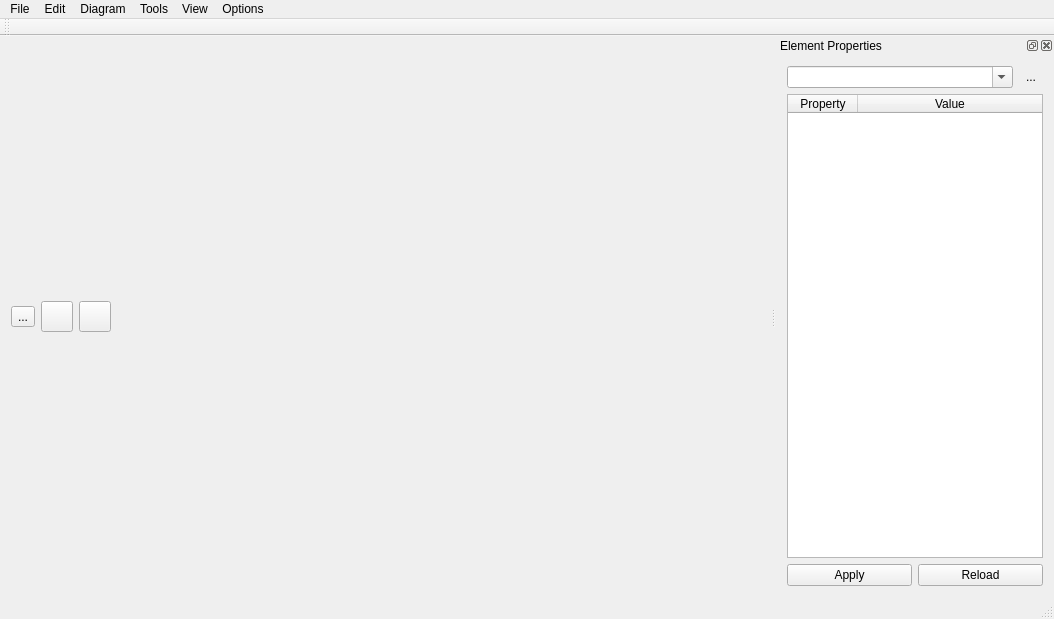
<?xml version="1.0" encoding="UTF-8"?>
<ui version="4.0">
 <class>MainWindow</class>
 <widget class="QMainWindow" name="MainWindow">
  <property name="geometry">
   <rect>
    <x>0</x>
    <y>0</y>
    <width>1054</width>
    <height>619</height>
   </rect>
  </property>
  <property name="windowTitle">
   <string>OptiPlanner</string>
  </property>
  <property name="documentMode">
   <bool>false</bool>
  </property>
  <widget class="QWidget" name="centralWidget">
   <layout class="QVBoxLayout" name="verticalLayout_2">
    <item>
     <layout class="QHBoxLayout" name="horizontalLayout_2">
      <item>
       <widget class="QToolButton" name="btnAdd">
        <property name="toolTip">
         <string>Add passive element 
 Shaft, Pipe, Cable ...</string>
        </property>
        <property name="text">
         <string>...</string>
        </property>
        <property name="icon">
         <iconset resource="resources.qrc">
          <normaloff>:/IMAGES/ADD_NEW_ELEMENT</normaloff>
          <normalon>:/IMAGES/ADD_NEW_ELEMENT</normalon>
          <disabledoff>:/IMAGES/ADD_NEW_ELEMENT</disabledoff>
          <disabledon>:/IMAGES/ADD_NEW_ELEMENT</disabledon>
          <activeoff>:/IMAGES/ADD_NEW_ELEMENT</activeoff>
          <activeon>:/IMAGES/ADD_NEW_ELEMENT</activeon>
          <selectedoff>:/IMAGES/ADD_NEW_ELEMENT</selectedoff>
          <selectedon>:/IMAGES/ADD_NEW_ELEMENT</selectedon>:/IMAGES/ADD_NEW_ELEMENT</iconset>
        </property>
        <property name="iconSize">
         <size>
          <width>24</width>
          <height>24</height>
         </size>
        </property>
       </widget>
      </item>
      <item>
       <widget class="QToolButton" name="btnWiring">
        <property name="toolTip">
         <string>Switch to wiring diagram</string>
        </property>
        <property name="text">
         <string/>
        </property>
        <property name="icon">
         <iconset>
          <normalon>:/IMAGES/WIRING_ICON</normalon>
         </iconset>
        </property>
        <property name="iconSize">
         <size>
          <width>24</width>
          <height>24</height>
         </size>
        </property>
        <property name="checkable">
         <bool>true</bool>
        </property>
       </widget>
      </item>
      <item>
       <widget class="QToolButton" name="btnInfra">
        <property name="toolTip">
         <string>Switch to Infrastructure diagram</string>
        </property>
        <property name="text">
         <string/>
        </property>
        <property name="icon">
         <iconset resource="resources.qrc">
          <normaloff>:/IMAGES/INFRA_DIAGRAM</normaloff>:/IMAGES/INFRA_DIAGRAM</iconset>
        </property>
        <property name="iconSize">
         <size>
          <width>24</width>
          <height>24</height>
         </size>
        </property>
        <property name="checkable">
         <bool>true</bool>
        </property>
       </widget>
      </item>
      <item>
       <spacer name="horizontalSpacer">
        <property name="orientation">
         <enum>Qt::Horizontal</enum>
        </property>
        <property name="sizeHint" stdset="0">
         <size>
          <width>40</width>
          <height>20</height>
         </size>
        </property>
       </spacer>
      </item>
     </layout>
    </item>
   </layout>
  </widget>
  <widget class="QMenuBar" name="menuBar">
   <property name="geometry">
    <rect>
     <x>0</x>
     <y>0</y>
     <width>1054</width>
     <height>21</height>
    </rect>
   </property>
   <widget class="QMenu" name="menuFile">
    <property name="title">
     <string>File</string>
    </property>
    <addaction name="actionNew"/>
    <addaction name="actionOpen"/>
    <addaction name="actionSave"/>
    <addaction name="actionSaveAs"/>
    <addaction name="actionRecent"/>
    <addaction name="separator"/>
    <addaction name="actionQuit"/>
   </widget>
   <widget class="QMenu" name="menuEdit">
    <property name="title">
     <string>Edit</string>
    </property>
   </widget>
   <widget class="QMenu" name="menuDiagram">
    <property name="title">
     <string>Diagram</string>
    </property>
   </widget>
   <widget class="QMenu" name="menuOptions">
    <property name="title">
     <string>Options</string>
    </property>
   </widget>
   <widget class="QMenu" name="menuTools">
    <property name="title">
     <string>Tools</string>
    </property>
    <addaction name="actionRoute_finder"/>
   </widget>
   <widget class="QMenu" name="menuView">
    <property name="title">
     <string>View</string>
    </property>
   </widget>
   <addaction name="menuFile"/>
   <addaction name="menuEdit"/>
   <addaction name="menuDiagram"/>
   <addaction name="menuTools"/>
   <addaction name="menuView"/>
   <addaction name="menuOptions"/>
  </widget>
  <widget class="QToolBar" name="mainToolBar">
   <attribute name="toolBarArea">
    <enum>TopToolBarArea</enum>
   </attribute>
   <attribute name="toolBarBreak">
    <bool>false</bool>
   </attribute>
  </widget>
  <widget class="QStatusBar" name="statusBar"/>
  <widget class="QDockWidget" name="dockWidget">
   <property name="floating">
    <bool>false</bool>
   </property>
   <property name="allowedAreas">
    <set>Qt::LeftDockWidgetArea|Qt::RightDockWidgetArea</set>
   </property>
   <property name="windowTitle">
    <string>Element Properties</string>
   </property>
   <attribute name="dockWidgetArea">
    <number>2</number>
   </attribute>
   <widget class="QWidget" name="dockWidgetContents">
    <layout class="QVBoxLayout" name="verticalLayout">
     <item>
      <layout class="QHBoxLayout" name="horizontalLayout_3">
       <item>
        <widget class="QComboBox" name="cmbEList">
         <property name="editable">
          <bool>true</bool>
         </property>
        </widget>
       </item>
       <item>
        <widget class="QToolButton" name="btnCenterOn">
         <property name="text">
          <string>...</string>
         </property>
         <property name="icon">
          <iconset resource="resources.qrc">
           <normaloff>:/IMAGES/TARGET_ITEM</normaloff>
           <normalon>:/IMAGES/TARGET_ITEM</normalon>:/IMAGES/TARGET_ITEM</iconset>
         </property>
         <property name="autoRaise">
          <bool>true</bool>
         </property>
        </widget>
       </item>
      </layout>
     </item>
     <item>
      <widget class="QTableWidget" name="tblProperty">
       <attribute name="horizontalHeaderDefaultSectionSize">
        <number>70</number>
       </attribute>
       <attribute name="horizontalHeaderStretchLastSection">
        <bool>true</bool>
       </attribute>
       <attribute name="verticalHeaderVisible">
        <bool>false</bool>
       </attribute>
       <column>
        <property name="text">
         <string>Property</string>
        </property>
       </column>
       <column>
        <property name="text">
         <string>Value</string>
        </property>
       </column>
      </widget>
     </item>
     <item>
      <layout class="QHBoxLayout" name="horizontalLayout">
       <item>
        <widget class="QPushButton" name="btnApply">
         <property name="text">
          <string>Apply</string>
         </property>
        </widget>
       </item>
       <item>
        <widget class="QPushButton" name="btnReload">
         <property name="text">
          <string>Reload</string>
         </property>
        </widget>
       </item>
      </layout>
     </item>
    </layout>
   </widget>
  </widget>
  <action name="actionNew">
   <property name="text">
    <string>New</string>
   </property>
  </action>
  <action name="actionOpen">
   <property name="text">
    <string>Open (CTRL+O)</string>
   </property>
   <property name="shortcut">
    <string>Ctrl+O</string>
   </property>
  </action>
  <action name="actionRecent">
   <property name="text">
    <string>Recent</string>
   </property>
  </action>
  <action name="actionQuit">
   <property name="text">
    <string>Quit</string>
   </property>
  </action>
  <action name="actionUndo">
   <property name="text">
    <string>Undo</string>
   </property>
  </action>
  <action name="actionRedo">
   <property name="text">
    <string>Redo</string>
   </property>
  </action>
  <action name="actionCopy">
   <property name="text">
    <string>Copy</string>
   </property>
  </action>
  <action name="actionCut">
   <property name="text">
    <string>Cut</string>
   </property>
  </action>
  <action name="actionPaste">
   <property name="text">
    <string>Paste</string>
   </property>
  </action>
  <action name="actionPassive_element">
   <property name="text">
    <string>Passive element</string>
   </property>
  </action>
  <action name="actionSaveAs">
   <property name="text">
    <string>Save As ...</string>
   </property>
  </action>
  <action name="actionSave">
   <property name="text">
    <string>Save (CTRL+S)</string>
   </property>
   <property name="shortcut">
    <string>Ctrl+S</string>
   </property>
  </action>
  <action name="actionDProperties">
   <property name="text">
    <string>Properties</string>
   </property>
  </action>
  <action name="actionInfrastrucure">
   <property name="text">
    <string>Infrastrucure</string>
   </property>
  </action>
  <action name="actionWiring">
   <property name="text">
    <string>Wiring</string>
   </property>
  </action>
  <action name="actionRoute_finder">
   <property name="text">
    <string>Route finder</string>
   </property>
  </action>
 </widget>
 <layoutdefault spacing="6" margin="11"/>
 <resources>
  <include location="resources.qrc"/>
 </resources>
 <connections/>
</ui>
